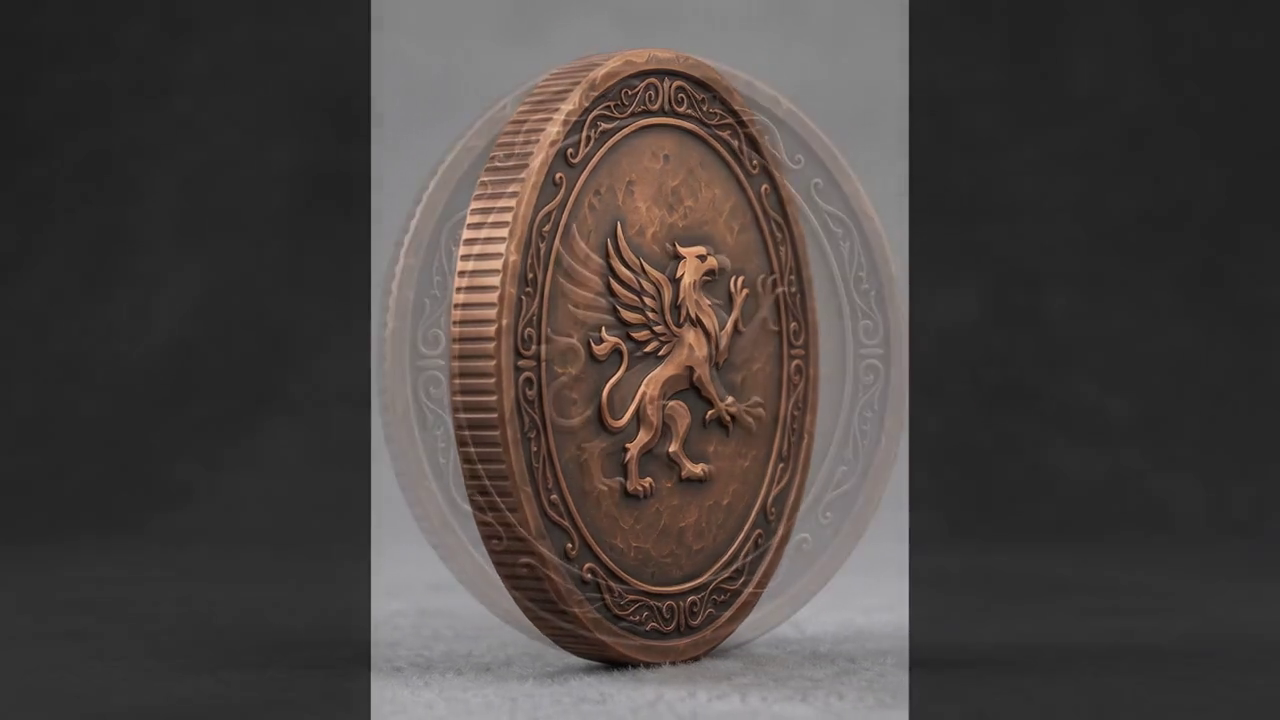
#> input picture frame 14 of bronze.mp4, 1280 x 720 px
$ python convert_all_coins.py
#> lines starting #> are read from the running program, lines starting #| are printed output that depends on the picture
import cv2
import numpy as np
from PIL import Image
import os

def median_filter(data, window_size=9):
    res = np.copy(data)
    half = window_size // 2
    for i in range(len(data)):
        start = max(0, i - half)
        end = min(len(data), i + half + 1)
        res[i] = np.median(data[start:end])
    return res

def moving_average(data, window_size=9):
    res = np.copy(data)
    half = window_size // 2
    for i in range(len(data)):
        start = max(0, i - half)
        end = min(len(data), i + half + 1)
        res[i] = np.mean(data[start:end])
    return res

def convert_video_to_webp(video_path, output_path, target_size=220):
#> called with video_path = 'bronze.mp4', output_path = 'assets/images/bronze_coin.webp', target_size = 220
    print(f"\nProcessing {video_path}...")
    cap = cv2.VideoCapture(video_path)
    if not cap.isOpened():
        print(f"Error: Could not open {video_path}")
        return

    fps = cap.get(cv2.CAP_PROP_FPS)
    duration = int(1000 / fps) if fps > 0 else 41
    print(f"  FPS: {fps}, Frame duration: {duration}ms")

    raw_frames = []
    x_lefts = []
    x_rights = []

    # Coin vertical parameters on 720p height
    b_720 = 308
    cy_720 = 360

    # 1. Read all frames and perform initial edge detection
    frame_idx = 0
    while True:
        ret, frame = cap.read()
#> frame is the input picture: shape (720, 1280, 3); mean B, G, R 65.5, 67.8, 74
        if not ret:
            break

        h, w, c = frame.shape
#> h = 720; w = 1280; c = 3
        cx = w // 2
#> cx = 640

        # Crop center 720x720 square
        crop = frame[:, cx - 360 : cx + 360]
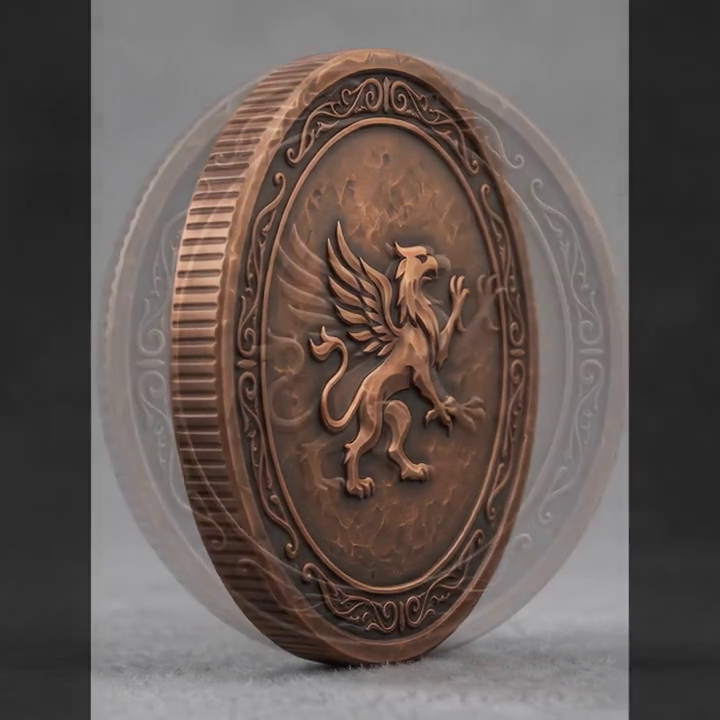
#> crop: shape (720, 720, 3); mean B, G, R 85.1, 89.2, 100.2
        raw_frames.append(crop)

        # Sample background color at x=50, y=360
        bg_color = crop[360, 50].astype(float)
#> bg_color = [44, 44, 44]

        # Detect coin width using center row deviation
        center_row = crop[360, :].astype(float)
#> center_row = 720 rows, first 8: [38, 38, 38], [38, 38, 38], [38, 38, 38], [38, 38, 38], [38, 38, 38], [38, 38, 38], [38, 38, 38], [38, 38, 38]
        devs = np.linalg.norm(center_row - bg_color, axis=1)
#> devs = 720 values, max 174.5 at index 591, min 0 at index 40, mean 67.88

        coin_indices = np.where(devs > 15)[0]
#> coin_indices = 536 values from 90 to 629
        if len(coin_indices) > 0:
            x_left = coin_indices[0]
#> x_left = 90
            x_right = coin_indices[-1]
#> x_right = 629
        else:
            x_left = 50
            x_right = 670

        x_lefts.append(x_left)
        x_rights.append(x_right)
        frame_idx += 1

    cap.release()
    total_frames = len(raw_frames)
    print(f"  Read {total_frames} frames.")

    # 2. Smooth the detected boundaries
    x_lefts = np.array(x_lefts, dtype=float)
    x_rights = np.array(x_rights, dtype=float)

    smooth_lefts = moving_average(median_filter(x_lefts, window_size=9), window_size=9)
    smooth_rights = moving_average(median_filter(x_rights, window_size=9), window_size=9)

    # 3. Render frames with the smoothed, CHOKED ellipse mask
    processed_frames = []
    scale = target_size / 720.0

    # We apply a mask choke of 0.94 (chokes the mask inwards by 6% to completely cut off the gray edge border)
    choke = 0.94
    b_scaled = b_720 * scale * choke
    cy_scaled = cy_720 * scale

    for idx in range(total_frames):
        crop = raw_frames[idx]

        coin_cx_720 = (smooth_lefts[idx] + smooth_rights[idx]) / 2.0
        a_720 = (smooth_rights[idx] - smooth_lefts[idx]) / 2.0

        # Scale and choke horizontal radius
        coin_cx_scaled = coin_cx_720 * scale
        a_scaled = a_720 * scale * choke

        # Resize cropped frame
        resized_crop = cv2.resize(crop, (target_size, target_size), interpolation=cv2.INTER_AREA)

        # Create scaled ellipse mask
        mask = np.zeros((target_size, target_size), dtype=np.uint8)
        cv2.ellipse(
            mask,
            (int(coin_cx_scaled), int(cy_scaled)),
            (int(a_scaled), int(b_scaled)),
            0, 0, 360, 255, -1
        )

        # Soften mask edges with a subtle blur (anti-aliasing)
        mask = cv2.GaussianBlur(mask, (3, 3), 0)

        # Convert BGR to BGRA
        rgba = cv2.cvtColor(resized_crop, cv2.COLOR_BGR2BGRA)
        rgba[:, :, 3] = mask

        # Convert to RGB + Alpha PIL Image
        rgba_rgb = cv2.cvtColor(rgba, cv2.COLOR_BGRA2RGBA)
        pil_img = Image.fromarray(rgba_rgb)
        processed_frames.append(pil_img)

    # 4. Save animated WebP with lossy compression (quality=70)
    processed_frames[0].save(
        output_path,
        save_all=True,
        append_images=processed_frames[1:],
        duration=duration,
        loop=0,
        lossless=False,
        quality=70
    )

    file_size_kb = os.path.getsize(output_path) / 1024.0
    print(f"  Saved {output_path} ({total_frames} frames, {file_size_kb:.1f} KB)")

# Run conversions with size 220
os.makedirs("assets/images", exist_ok=True)
convert_video_to_webp("bronze.mp4", "assets/images/bronze_coin.webp", target_size=220)
convert_video_to_webp("silver.mp4", "assets/images/silver_coin.webp", target_size=220)
convert_video_to_webp("gold.mp4", "assets/images/gold_coin.webp", target_size=220)
print("\nConversion complete with 220px choked mask!")

$ run again, starting later in the video
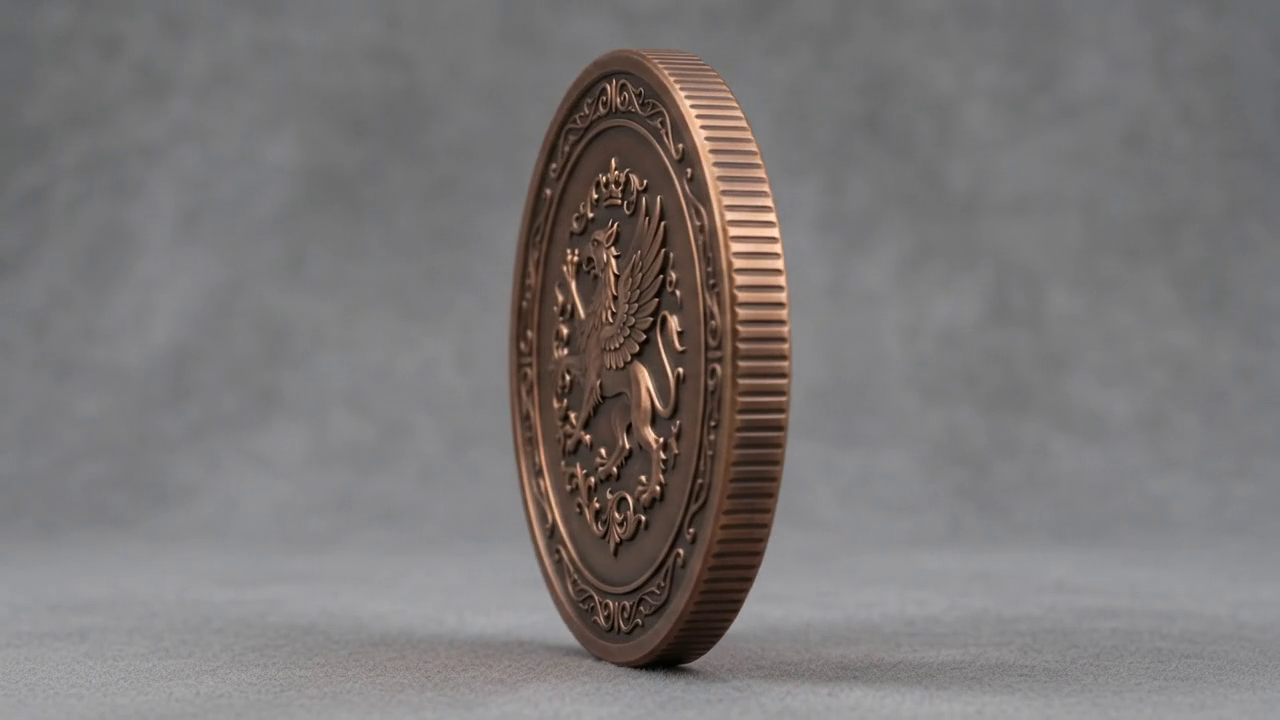
#> input picture frame 64 of bronze.mp4, 1280 x 720 px
#> in convert_video_to_webp, frame is the input picture: shape (720, 1280, 3); mean B, G, R 119, 119.2, 123.2
#> in convert_video_to_webp, `crop = frame[:, cx - 360 : cx + 360]`:
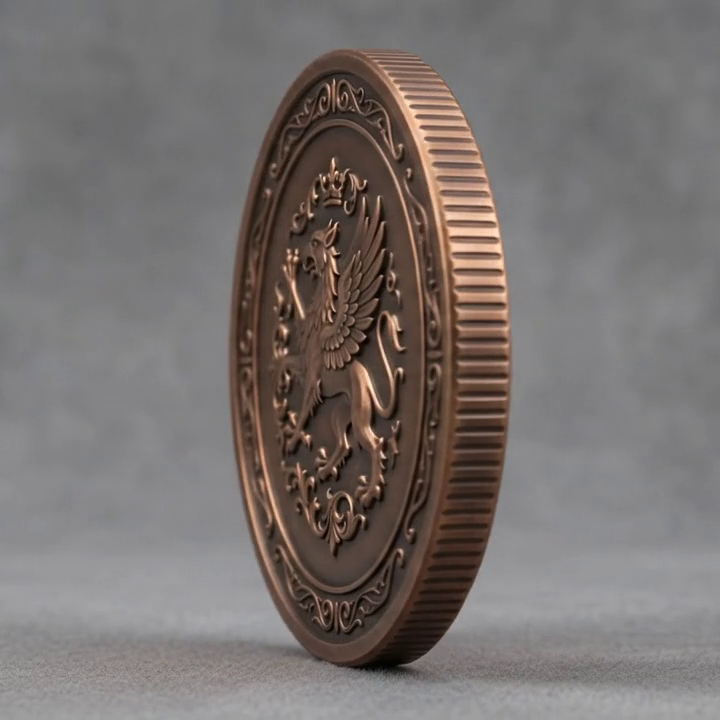
#> crop: shape (720, 720, 3); mean B, G, R 111.4, 113.5, 120.3
#> bg_color = [137, 134, 133]
#> center_row = 720 rows, first 8: [124, 121, 122], [124, 121, 122], [124, 121, 122], [125, 122, 123], [125, 122, 123], [125, 122, 123], [125, 122, 123], [126, 123, 124]
#> devs = 720 values, max 204.7 at index 351, min 0 at index 45, mean 49.2
#> coin_indices = 370 values from 0 to 719
#> x_left = 0
#> x_right = 719

$ run again, starting later in the video
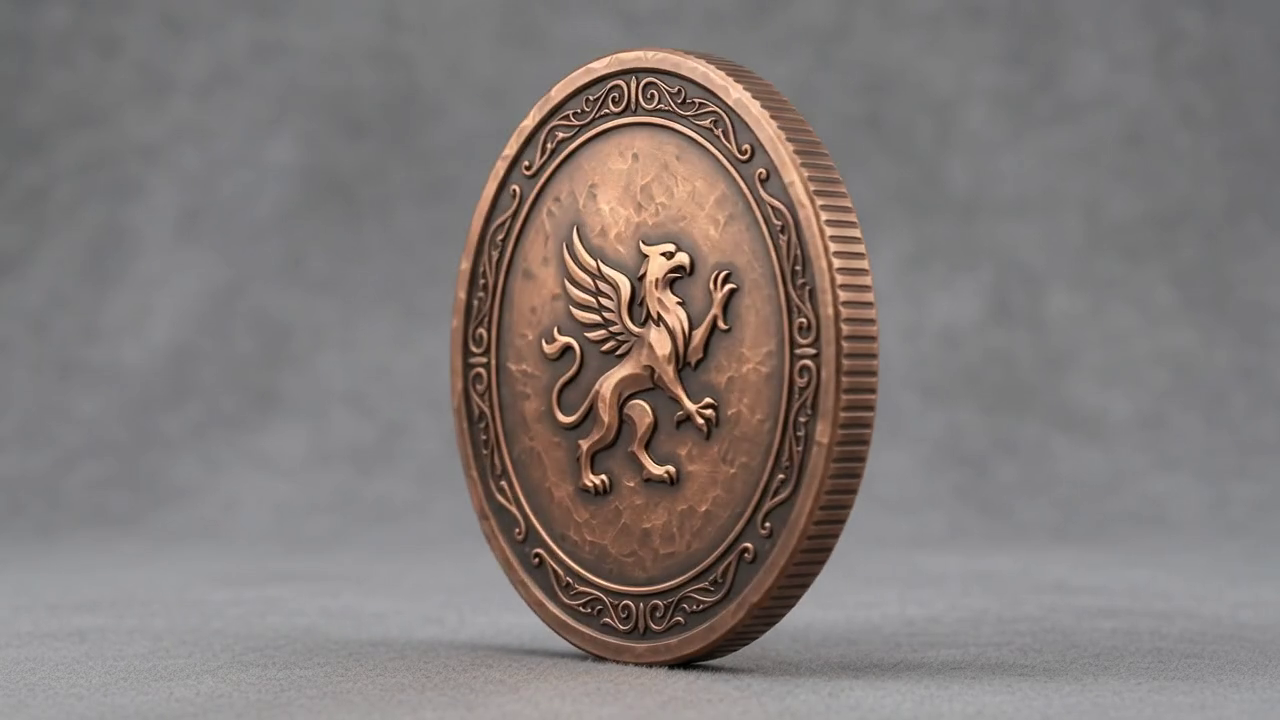
#> input picture frame 115 of bronze.mp4, 1280 x 720 px
#> in convert_video_to_webp, frame is the input picture: shape (720, 1280, 3); mean B, G, R 121.1, 123.1, 130.5
#> in convert_video_to_webp, `crop = frame[:, cx - 360 : cx + 360]`:
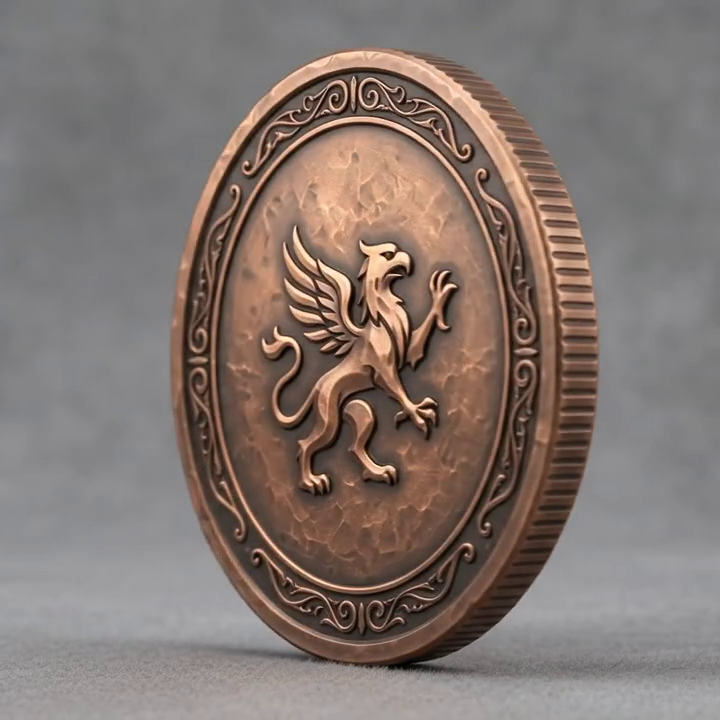
#> crop: shape (720, 720, 3); mean B, G, R 112.4, 117.8, 130.6
#> bg_color = [140, 137, 136]
#> center_row = 720 rows, first 8: [123, 123, 123], [123, 123, 123], [123, 123, 123], [124, 124, 124], [124, 124, 124], [124, 124, 124], [125, 125, 125], [125, 125, 125]
#> devs = 720 values, max 221.7 at index 397, min 0 at index 47, mean 57.79
#> coin_indices = 497 values from 0 to 719
#> x_left = 0
#> x_right = 719
